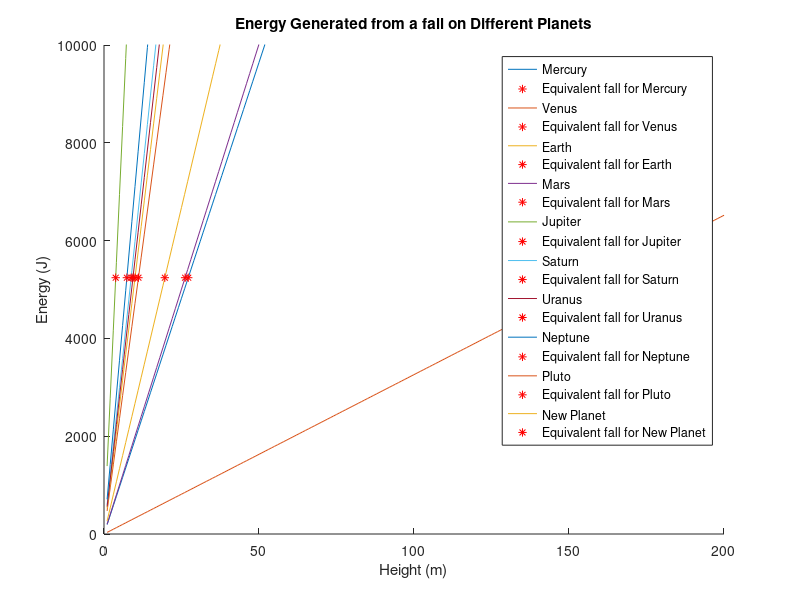

Here is the MATLAB script that generated this plot:
%Andrew Brown Homework 6 Problem 5

clc
clear
close all

%Physics of a harmful fall on different planets using loops

%Define given constants
massPounds=120; %mass in pounds
massKg=massPounds/2.246; %mass in kilograms
PlanetNames={'Mercury','Venus','Earth','Mars','Jupiter','Saturn','Uranus','Neptune','Pluto'}; %array of planet names
newPlanet=input('New Planet Gravity:'); %user input for a new planet's gravity in m/s^2
gValues=[3.61, 8.83, 9.81, 3.75, 26.0, 11.2, 10.5, 13.3, 0.61]; %accelerations due to gravity in m/s^2
dlmwrite('gValues.txt',gValues)

%If the new planet is identical in size to an existing planet, say so, if
%not, add the new planet to gValues and run it through the rest of the
%code
if newPlanet~=gValues
    gValues(10)=newPlanet; %adds the new planet gravity to a new index in gValues
else
    EqualPlanet=find(newPlanet==gValues); %stores the new planet as the array index of its equal planet in gValues
    fprintf('The size of your planet is identical to %s\n',PlanetNames{EqualPlanet(1)}) %Prints the planet that is equal to the new planet input
end
h=linspace(1,200,200); %height off the ground in meters

%Calculate the energy given off by falling on each planet from variable
%heights
EPlanetStore=zeros(1,length(h)); %Pre-allocate the energy for the fall on each plannet
for i=1:length(gValues)
    EPlanet=massKg*gValues(i)*h; %energy generated from the fall in joules on earth
    EPlanetStore(i, :)=EPlanet;
end

%Calculate the height of an equivalent fall on differnet planets
PlanetHeightStore=zeros(1,length(h)); %Pre-allocate the individual planet heights
for k=1:length(gValues)
    PlanetHeight=EPlanetStore(3,10)/(gValues(k)*massKg);
    PlanetHeightStore(k)=PlanetHeight;
end

%Plotting the graph for energy generated from a fall on Earth and the
%equivalent falls on different planets
for j=1:length(gValues)
    hold on
    plot(h,EPlanetStore(j, :))
    plot(PlanetHeightStore(j),EPlanetStore(3,10),'r*')
end

%Misc. graph labels, legend, and defining axes.
title('Energy Generated from a fall on Different Planets')
xlabel('Height (m)')
ylabel('Energy (J)')
axis([0,200,0,10^4])

%Make array for the legend labels so we can exclude the new planet labels
%if they do not exist
legendLabels={'Mercury','Equivalent fall for Mercury','Venus',...
    'Equivalent fall for Venus','Earth','Equivalent fall for Earth',...
    'Mars','Equivalent fall for Mars','Jupiter',...
    'Equivalent fall for Jupiter','Saturn','Equivalent fall for Saturn',...
    'Uranus','Equivalent fall for Uranus','Neptune',...
    'Equivalent fall for Neptune','Pluto','Equivalent fall for Pluto',...
    'New Planet','Equivalent fall for New Planet'};
legend(legendLabels(1:length(gValues)*2)) %make the legend relying off the length of gValues
